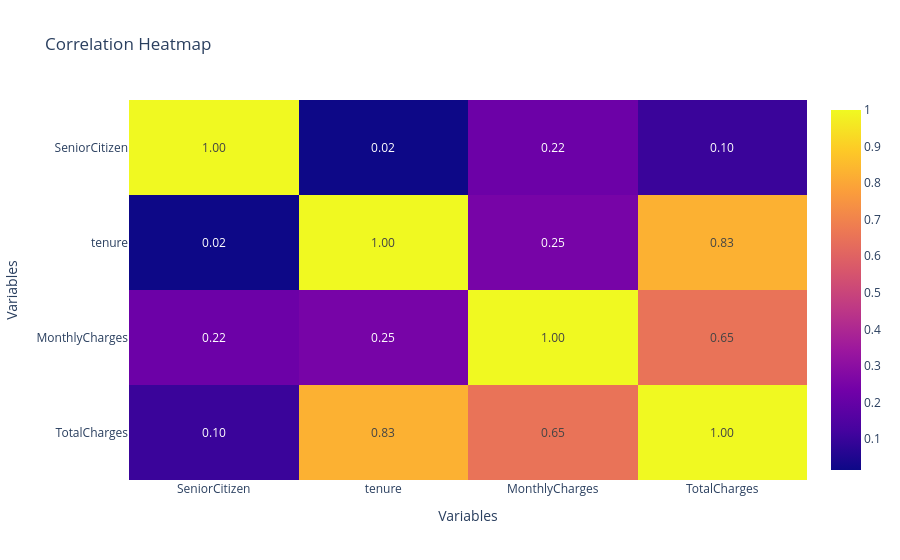

The cell this chart's notebook holds for it:
### Code cell
#製作數字欄位相關係數熱度圖
# 取出數值欄位
numeric_df = df.select_dtypes(include="number")

# 計算相關係數
corr = numeric_df.corr()

# Heatmap
fig = px.imshow(
    corr,
    text_auto=".2f",
    aspect="auto",
    title="Correlation Heatmap"
)

fig.update_layout(
    xaxis_title="Variables",
    yaxis_title="Variables"
)

fig.show()

### Figure 1 — Plotly figure (JSON) as saved in the notebook; plotly's stock layout.template omitted (floating-point values rounded to 4 significant figures)
{"data": [{"coloraxis": "coloraxis", "hovertemplate": "x: %{x}<br>y: %{y}<br>color: %{z}<extra></extra>", "name": "0", "texttemplate": "%{z:.2f}", "type": "heatmap", "x": ["SeniorCitizen", "tenure", "MonthlyCharges", "TotalCharges"], "xaxis": "x", "y": ["SeniorCitizen", "tenure", "MonthlyCharges", "TotalCharges"], "yaxis": "y", "z": [[1.0, 0.01568, 0.2199, 0.1024], [0.01568, 1.0, 0.2469, 0.8259], [0.2199, 0.2469, 1.0, 0.6511], [0.1024, 0.8259, 0.6511, 1.0]]}], "layout": {"coloraxis": {"colorscale": [[0, "#0d0887"], [0.1111, "#46039f"], [0.2222, "#7201a8"], [0.3333, "#9c179e"], [0.4444, "#bd3786"], [0.5556, "#d8576b"], [0.6667, "#ed7953"], [0.7778, "#fb9f3a"], [0.8889, "#fdca26"], [1, "#f0f921"]]}, "title": {"text": "Correlation Heatmap"}, "xaxis": {"anchor": "y", "domain": [0, 1], "title": {"text": "Variables"}}, "yaxis": {"anchor": "x", "autorange": "reversed", "domain": [0, 1], "title": {"text": "Variables"}}}}
